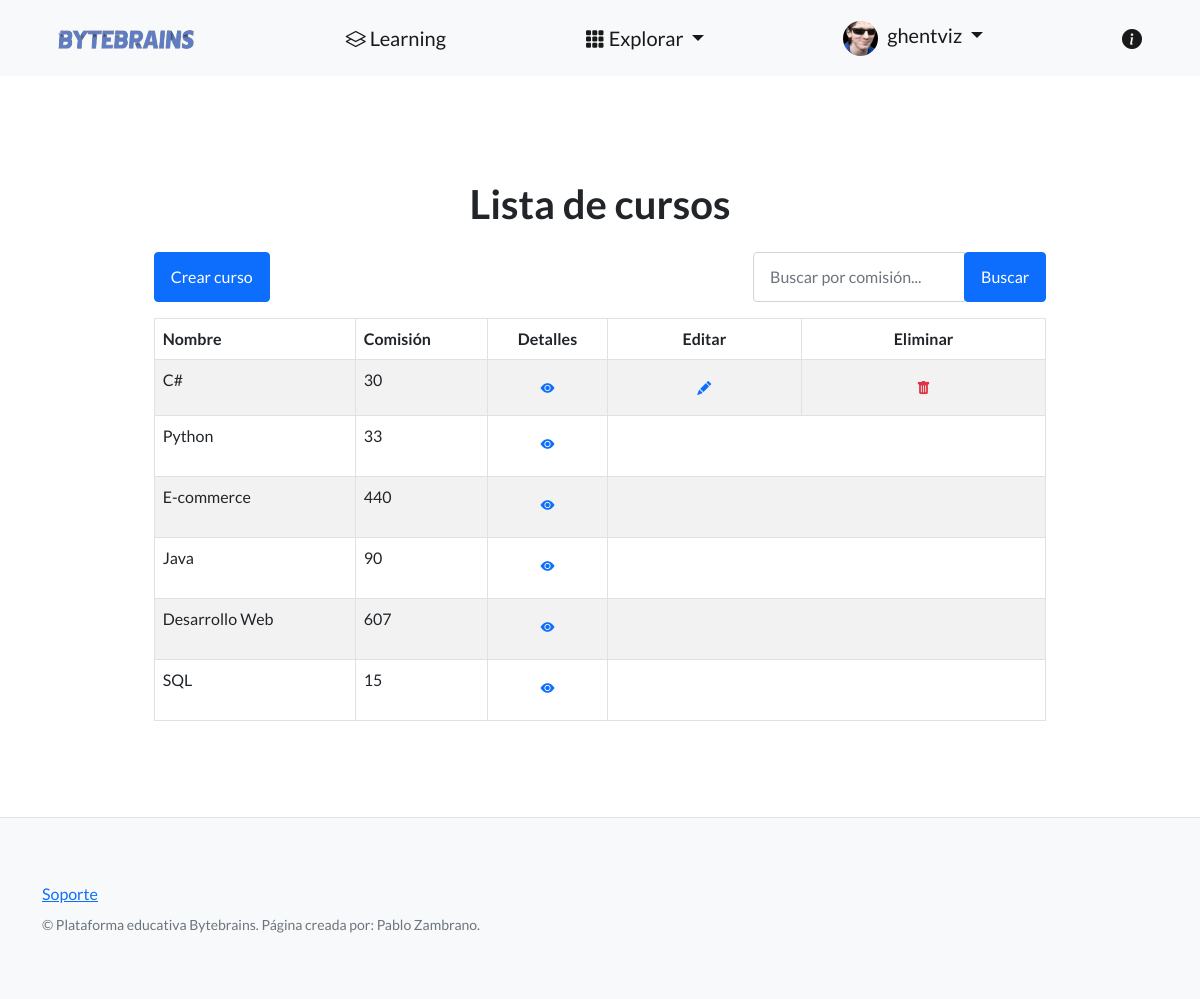
Screenshot of /plataforma/cursos/ (signed in) with the database file from the repository.
### perfiles/models.py (models this page shows, shortened)
class Avatar(models.Model):
    user = models.OneToOneField(User, on_delete=models.CASCADE, null=True)
    imagen = models.ImageField(upload_to='avatares', null=True, blank=True)

### control_estudios/models.py (models this page shows, shortened)
class Curso(models.Model):
    elegir_duracion = [
        ('1 mes', '1 mes'),
        ('2 meses', '2 meses'),
        ('3 meses', '3 meses'),
        ('4 meses', '4 meses')
        ]
    nombre = models.CharField(max_length=60)
    comision = models.IntegerField()
    descripcion = models.CharField(max_length=800, default='Descripción pendiente')
    duracion = models.CharField(max_length=60, choices=elegir_duracion, default='1 mes')
    creador = models.ForeignKey(User, on_delete=models.SET_NULL, null=True)

### control_estudios/views.py (the view)
# urls.py: path("cursos/", listar_cursos, name="lista_cursos"),
def listar_cursos(request):
    contexto = {
        "cursos": Curso.objects.all(),
        }
    http_response = render(
        request = request,
        template_name = 'control_estudios/lista_cursos.html',
        context = contexto,
    )
    return http_response

### control_estudios/templates/control_estudios/lista_cursos.html (shortened to what this page needs)
{% extends "control_estudios/base.html" %}
{% block contenido %}
<link rel="stylesheet" href="https://cdnjs.cloudflare.com/ajax/libs/animate.css/4.1.1/animate.min.css">
<section class="container">
  <div class="row justify-content-center">
    <div class="col-10 animate__animated animate__fadeIn">
      <h1 class="text-center my-4">Lista de cursos</h1>
      <div class="d-flex justify-content-between mb-3">
        <a href="http://127.0.0.1:8000/plataforma/crear-curso/" class="btn btn-primary">Crear curso</a>
        <form action="{% url 'buscar_cursos' %}" method="post" class="form-inline">
          <div class="input-group">
            <input type="text" name="busqueda" placeholder="Buscar por comisión..." class="form-control">
            <div class="input-group-append">
              <button type="submit" class="btn btn-primary">Buscar</button>
            </div>
          </div>
        </form>
      </div>
      <table class="table table-striped table-bordered animate__animated animate__fadeIn">
        <thead class="bg-cream">
          <tr>
            <th scope="col">Nombre</th>
            <th scope="col">Comisión</th>
            <th scope="col" class="text-center">Detalles</th>
            <th scope="col" class="text-center">Editar</th>
            <th scope="col" class="text-center">Eliminar</th>
          </tr>
        </thead>
        <tbody>
          {% for curso in cursos %}
          <tr>
            <td>{{ curso.nombre }}</td>
            <td>{{ curso.comision }}</td>
            <td class="text-center">
              <a href="{% url 'ver_curso' curso.id %}" class="btn btn-sm btn-link text-primary">
                <i class="bi bi-eye-fill"></i>
              </a>
            </td>
            {% if user == curso.creador %}
            <td class="text-center">
              <a href="{% url 'editar_curso' curso.id %}" class="btn btn-sm btn-link text-primary">
                <i class="bi bi-pencil-fill"></i>
              </a>
            </td>
            <td class="text-center">
              <form action="{% url 'eliminar_curso' curso.id%}" method="post" class="d-inline" onsubmit="return confirm('¿Estás seguro de que deseas eliminar este curso?');">
                <button type="submit" value="eliminar" class="btn btn-sm btn-link text-danger">
                  <i class="bi bi-trash-fill text-danger"></i>
                </button>
              </form>
            </td>
            {% else %}
            <td colspan="2" class="text-center empty-cell">
            </td>
            {% endif %}
          </tr>
          {% empty %}
          <tr>
            <td colspan="5" class="text-center empty-cell">
              No se encontraron cursos.
            </td>
          </tr>
          {% endfor %}
        </tbody>
      </table>
    </div>
  </div>
</section>
{% endblock contenido %}

### control_estudios/templates/control_estudios/base.html (shortened to what this page needs)
{% load static %}
<!DOCTYPE html>
<html lang="en">
<head>
    <link href="https://cdn.jsdelivr.net/npm/bootstrap-icons@1.5.0/font/bootstrap-icons.css" rel="stylesheet"
        type="text/css" />
    <link href="{% static 'css/styles.css' %}" rel="stylesheet" />
</head>
<body>
    <nav class="navbar navbar-light bg-light static-top">
        <div class="container">
            <a class="navbar-brand logo-link" href="{% url 'inicio'%}">
                <img class="logo" src="{% static 'logo.png' %}" alt="Logo de la página" />
            </a>
            <a class="navbar-brand learning-link" href="{%url 'lista_posts'%}">
                <i class="bi bi-layers"></i>
                Learning
            </a>
            <div class="dropdown" id="plataformaDropdown">
                <a class="navbar-brand dropdown-toggle" href="#" role="button" data-bs-toggle="dropdown"
                    aria-expanded="false">
                    <i class="bi bi-grid-3x3-gap-fill"></i>
                    Explorar
                </a>
            </div>
            <div class="dropdown" onmouseenter="showDropdown()" onmouseleave="hideDropdown()">
                <a class="navbar-brand dropdown-toggle" href="#" role="button" id="usuarioDropdown" data-bs-toggle="dropdown"
                    aria-expanded="false">
                    {% if user.is_authenticated %}
                        {% if user.avatar %}
                            {% if user.avatar.imagen %}
                            <img src="{{ user.avatar.imagen.url }}" style="width: 35px; height: 35px; border-radius: 50%; margin-right: 5px;">
                            {% else %}
                                <i class="bi bi-person-fill"></i>
                            {% endif %}
                        {% else %}
                            <i class="bi bi-person-fill"></i>
                        {% endif %}
                        {{ user.username }}
                    {% else %}
                    <i class="bi bi-person-fill"></i> Gestionar usuario
                    {% endif %}
                </a>
            </div>
            <a class="navbar-brand about-link" href="{% url 'about' %}">
                <i class="bi bi-info-circle-fill"></i>
            </a>
        </div>
    </nav>
    <section style="padding: 80px 50px;">
        {% block contenido %}
        {% endblock contenido %}
    </section>
    <footer class="footer">
        <div class="container">
            <div class="row">
                <div class="col-lg-6 h-100 text-center text-lg-start my-auto">
                    <ul class="list-inline mb-2">
                        <li class="list-inline-item"><a
                                href="https://docs.google.com/forms/d/e/1FAIpQLSdrpu41T0OnxFOVRi3Zn0Obj1P5-a_17yXlUdo7N0pcVgMJ1Q/viewform?usp=sf_link">Soporte</a>
                        </li>
                    </ul>
                    <p class="text-muted small mb-4 mb-lg-0">&copy; Plataforma educativa Bytebrains. Página creada por:
                        Pablo Zambrano.</p>
                </div>
            </div>
        </div>
    </footer>
</body>
</html>

### control_estudios/templates/control_estudios/base.html (style rules this page uses)
.logo { width: 165px; height: 50px; }
.logo { transition: transform 0.2s; }
.footer { padding: 40px 0; background-color: #f8f9fa; border-top: 1px solid #dee2e6; }
.footer p { margin-bottom: 0; }
.learning-link { transition: transform 0.2s; }
.about-link { position: relative; }
.about-link::after { content: "Acerca de"; position: absolute; top: 100%; left: 50%; transform: translateX(-50%); background-color: #f8f9fa; padding: 8px 16px; border-radius: 8px; opacity: 0; visibility: hidden; transition: opacity 0.3s, visibility 0.3s; box-shadow: 0 2px 4px rgba(0, 0, 0, 0.1); font-family: 'Lato', sans-serif; font-weight: 400; font-size: 14px; color: #333; white-space: nowrap; }

### rows the page displays
Curso: nombre "C#", comision "30"
Curso: nombre "Python", comision "33"
Curso: nombre "E-commerce", comision "440"
Curso: nombre "Java", comision "90"
Curso: nombre "Desarrollo Web", comision "607"
Curso: nombre "SQL", comision "15"

### other values shown
{{ user.username }} "ghentviz"
